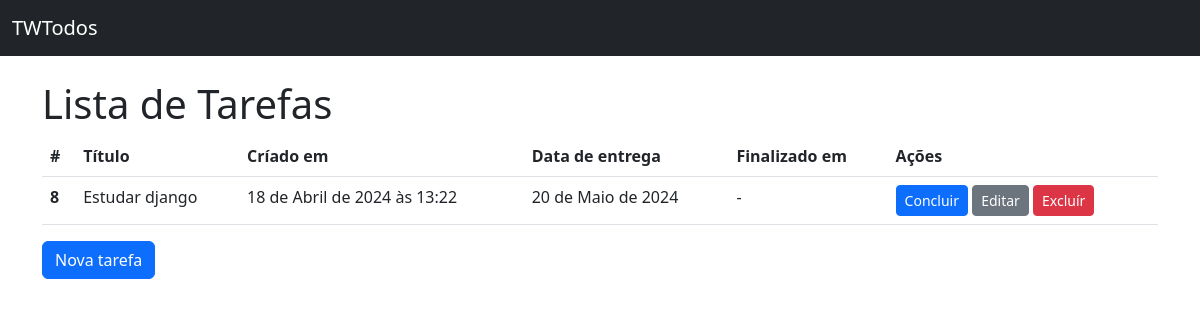
Before: / with the older database file.
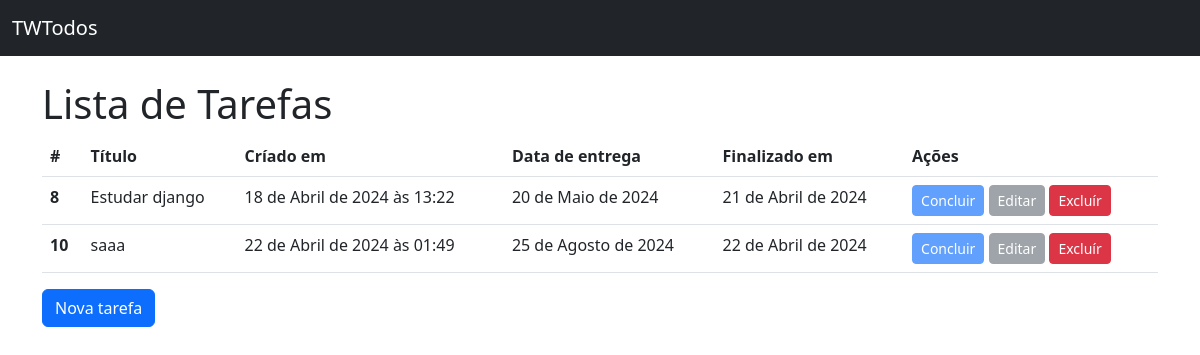
After: the same page with the newer database file.
### todos/models.py (models this page shows, shortened)
class Todo(models.Model):
    title = models.CharField(
        verbose_name="Título", max_length=100, null=False, blank=False
    )
    created_at = models.DateTimeField(auto_now_add=True, null=False, blank=False)
    deadline = models.DateField(verbose_name="Data de entrega", null=False, blank=False)
    finished_at = models.DateField(null=True)
    class Meta:
        ordering = ["deadline"]

### todos/views.py (the view)
# urls.py: path("", TodoListView.as_view(), name="todo_list"),
class TodoListView(ListView):
    model = Todo

### todos/templates/todos/todo_list.html (shortened to what this page needs)
{% extends 'base.html' %}
{% block content %}
<h1>Lista de Tarefas</h1>
{% if todo_list %}
<table class="table">
  <thead>
    <tr>
      <th scope="col">#</th>
      <th scope="col">Título</th>
      <th scope="col">Críado em</th>
      <th scope="col">Data de entrega</th>
      <th scope="col">Finalizado em</th>
      <th scope="col">Ações</th>
    </tr>
  </thead>
  <tbody>
    {% for todo in todo_list %}
    <tr>
      <th scope="row">{{ todo.pk }}</th>
      <td>{{ todo.title }}</td>
      <td>{{ todo.created_at }}</td>
      <td>{{ todo.deadline }}</td>
      <td>{{ todo.finished_at|default:"-" }}</td>
      <td>
        <a
          href="{% url 'todo_complete' pk=todo.pk %}"
          class="btn btn-primary btn-sm {% if todo.finished_at %}disabled{% endif %}"
        >
          Concluir
        </a>
        <a
          href="{% url 'todo_update' pk=todo.pk %}"
          class="btn btn-secondary btn-sm {% if todo.finished_at %}disabled{% endif %}"
        >
          Editar
        </a>
        <a
          href="{% url 'todo_delete' pk=todo.pk %}"
          class="btn btn-danger btn-sm"
          >Excluír</a
        >
      </td>
    </tr>
    {% endfor %}
  </tbody>
</table>
{% else %}
<p>Não há tarefas cadastradas</p>
{% endif %}
<a href="{% url 'todo_create' %}" class="btn btn-primary">Nova tarefa</a>
{% endblock content %}

### todos/templates/base.html (shortened to what this page needs)
<!DOCTYPE html>
<html lang="pt-br">
  <head>
    <link
      href="https://cdn.jsdelivr.net/npm/bootstrap@5.3.0-alpha3/dist/css/bootstrap.min.css"
      rel="stylesheet"
    />
  </head>
  <body>
    <nav class="navbar bg-dark mb-4" data-bs-theme="dark">
      <div class="container-fluid">
        <a class="navbar-brand" href="{% url 'todo_list' %}">TWTodos</a>
      </div>
    </nav>
    <main class="container">{% block content %}{% endblock content %}</main>
  </body>
</html>

Changed rows visible on the page:
changed Todo "Estudar django": finished_at "-" → "21 de Abril de 2024"
added Todo: pk "10", title "saaa", created_at "22 de Abril de 2024 às 01:49", deadline "25 de Agosto de 2024", finished_at "22 de Abril de 2024"
